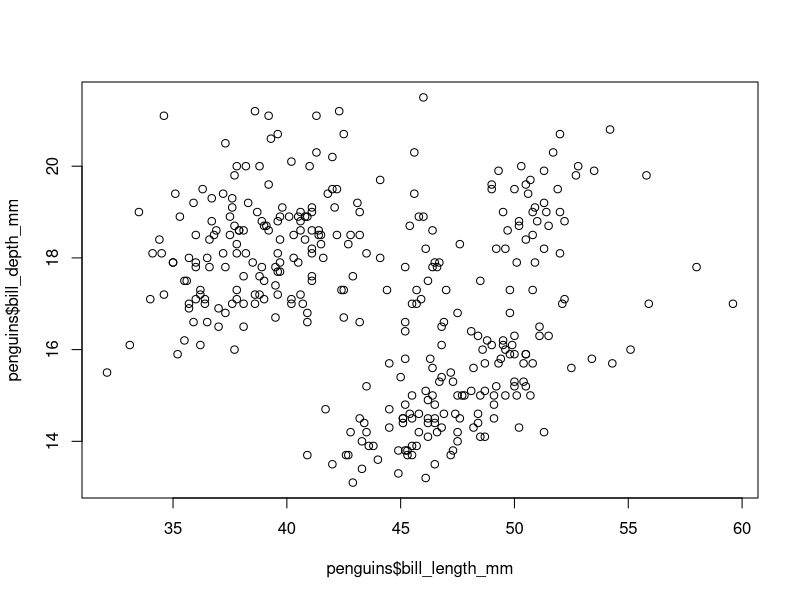
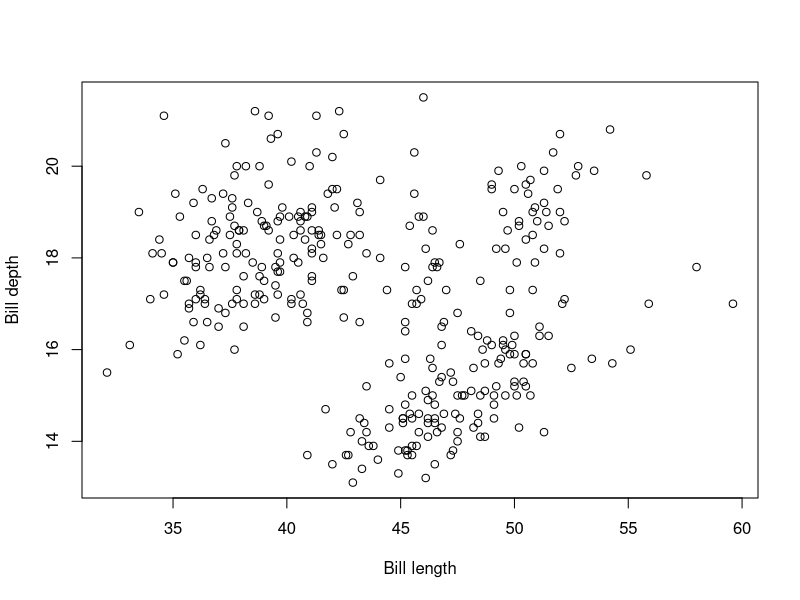
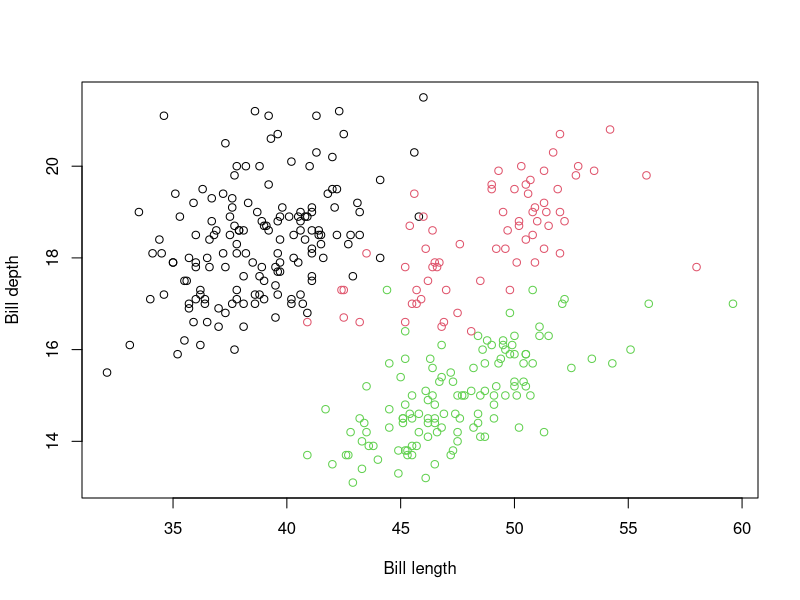
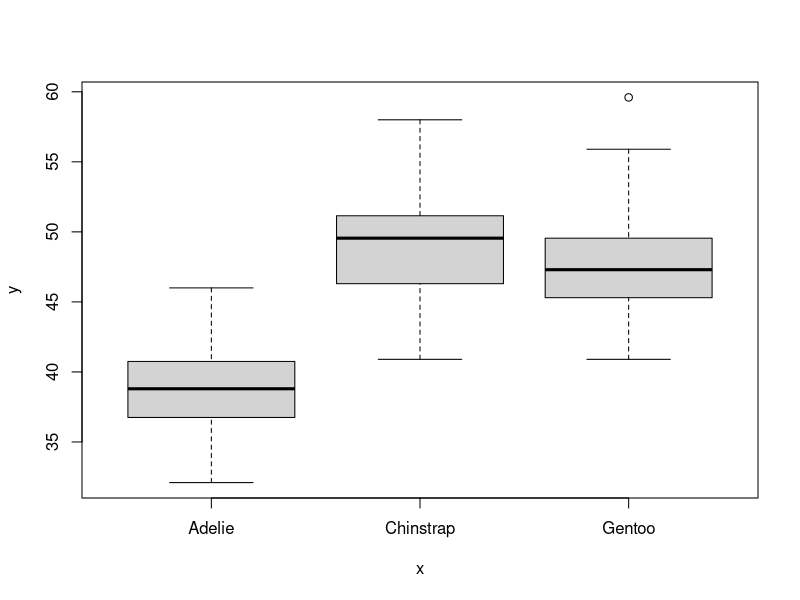
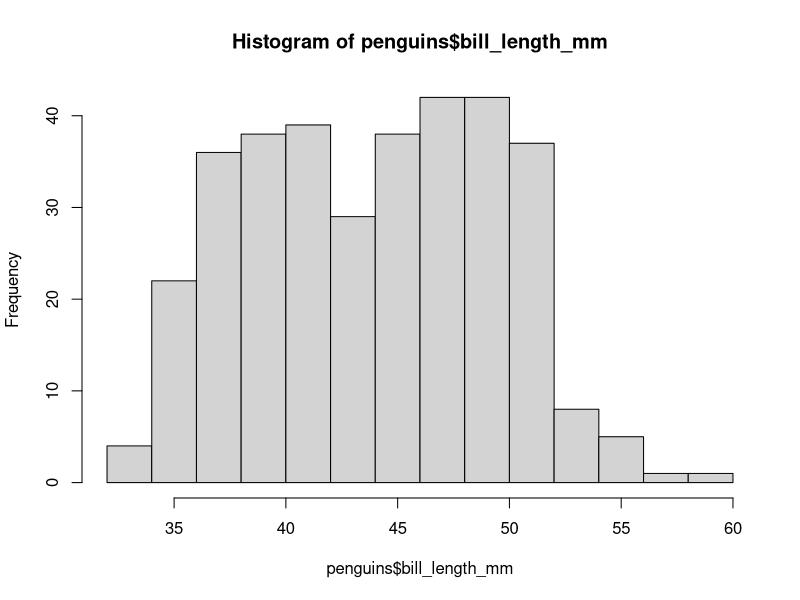
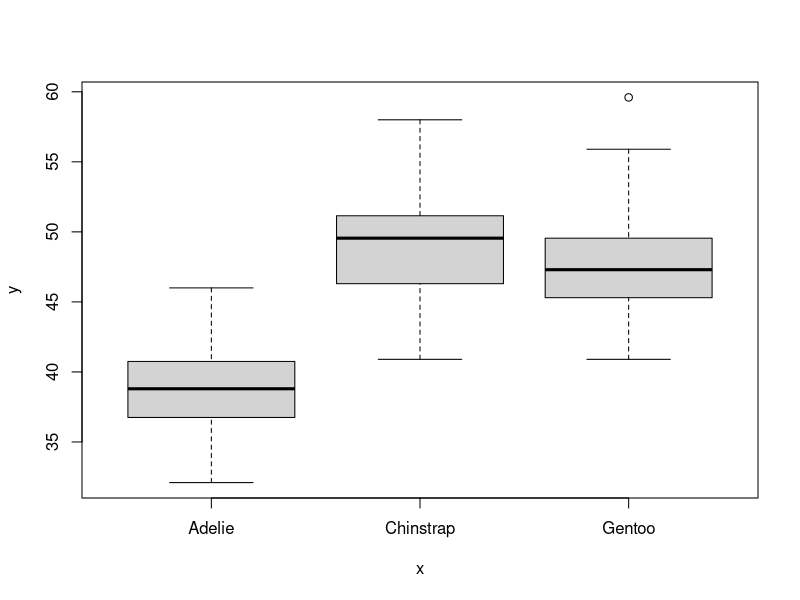
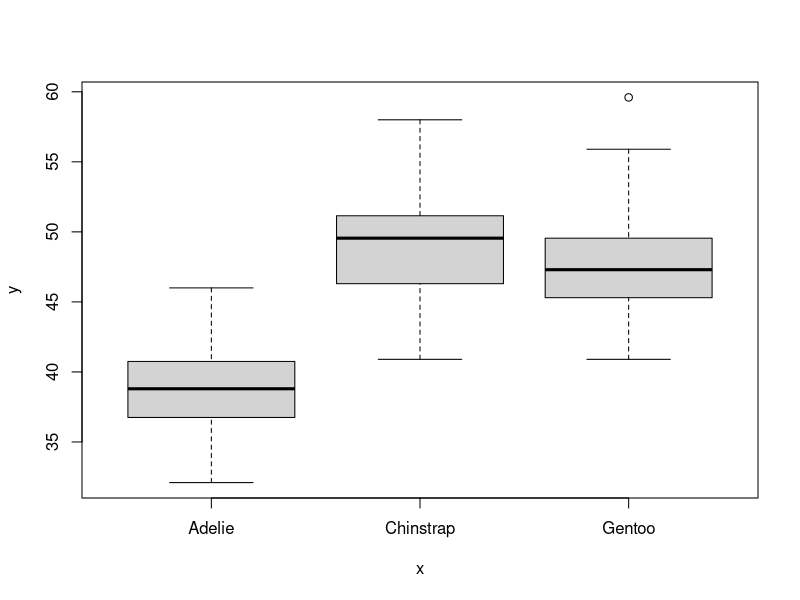

Write R code to recreate these figures, in order.
## ---- chunk 1
knitr::opts_chunk$set(echo = TRUE)
library(knitr)
## ---- chunk 2
mut <- 3+ 4
mut
## ---- chunk 3
a <- c(1,2,5.3,6,-2,4) 
a
str(a)
## ---- chunk 4
b <- c("one","two","three") 
b
str(b)
## ---- chunk 5
c <- c(TRUE,TRUE,TRUE,FALSE,TRUE,FALSE) 
c
str(c)
## ---- chunk 6
y<-matrix(1:20, nrow=5,ncol=4)   # generates 5 x 4 numeric matrix 
y
str(y)
## ---- chunk 7
s_means = matrix(c(-14, -15.1, -11.03, 3.06, 7.05, 13.72), ncol=2, nrow=3)
s_means
str(s_means)
## ---- chunk 8
dat <- data.frame(id = letters[1:3], x = 1:3, y = 4:6)
dat
str(dat)
## ---- chunk 9
w <- list(name="Fred", mynumbers=a, mymatrix=y, age=5.3)
str(w)
## ---- chunk 10
x <- factor(c("yes", "no", "no", "yes", "yes"))
x
str(x)
## ---- chunk 11
3 + 4
## ---- chunk 12
foo<- 3 + 4
## ---- chunk 13
foo
## ---- chunk 14
po<- 8+ 5
## ---- chunk 15
po
## ---- chunk 16
zu<- foo + po
## ---- chunk 17
zu
## ---- chunk 18
str(zu)
## ---- chunk 19
zu<- "hello"
## ---- chunk 20
str(zu)
## ---- chunk 21
p <- head(palmerpenguins::penguins, 10)
kable(p)
## ---- chunk 22
mean(c(5,7,9))
## ---- chunk 23
penguins<-palmerpenguins::penguins
summary(penguins)
## ---- chunk 24
summary(penguins$bill_depth_mm)

mean(penguins$bill_depth_mm)
## ---- chunk 25
head(penguins)

head(penguins, 10) 
# this will show the first 10 rows
## ---- chunk 26
tail(penguins)

tail(penguins, 10)
## ---- chunk 27
penguins$species<-as.character(penguins$species)

# we can check what type of variable we have in different ways:
str(penguins$species)
is.character(penguins$species)
## ---- chunk 28
penguins$species<-as.factor(penguins$species)
## ---- chunk 29
plot(x=penguins$bill_length_mm, y=penguins$bill_depth_mm)
## ---- chunk 30
plot(x=penguins$bill_length_mm, y=penguins$bill_depth_mm, xlab="Bill length", ylab="Bill depth")
## ---- chunk 31
plot(x=penguins$bill_length_mm, y=penguins$bill_depth_mm, xlab="Bill length", ylab="Bill depth", col=penguins$species)
## ---- chunk 32
plot(x=penguins$species, y=penguins$bill_length_mm)
## ---- chunk 33
hist(penguins$bill_length_mm)
## ---- chunk 34
jpeg('rplot.jpg')

plot(x=penguins$species, y=penguins$bill_length_mm)

dev.off()
## ---- chunk 35
pdf('rplot.pdf')

plot(x=penguins$species, y=penguins$bill_length_mm)

dev.off()
## ---- chunk 36
library(dplyr)
## ---- chunk 37
temphigh<-filter(airquality, Temp>79) 
# this creates a new dataset called temphigh, which are all values from dataset airquality where temperature is above 79

templow<-filter(airquality, Temp<=79) 
# this creates a new dataset called temphigh, which are all values from dataset airquality where temperature is below or at 79
## ---- chunk 38
summary(airquality) 
# Ozone contains 37 rows with NA values

airqualityNA<-filter(airquality, is.na(Ozone)) 
# In this case we keep those rows where Ozone is NA

summary(airqualityNA)

airqualitynoNA<-filter(airquality, !is.na(Ozone)) 
# Often we might want to remove NAs from our dataset, not keep them - we do this by adding ! in front of is.na. Here we keep rows if Ozone is not NA

summary(airqualitynoNA)
## ---- chunk 39
airquality2<-select(airquality, -Ozone) 
# this will make a new dataset called airquality2, based on airquality, without the variable Ozone

str(airquality2)

airquality3<-select(airquality, Ozone, Solar.R) 
# this will make a new dataset called airquality3, based on airquality, with only the variables Ozone and Solar.R

str(airquality3)
## ---- chunk 40
# if you add a hash, R won't read what you write after it until the next line. This way you can annotate your code
